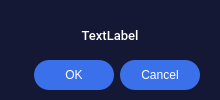
<?xml version="1.0" encoding="UTF-8"?>
<ui version="4.0">
 <class>Dialog</class>
 <widget class="QDialog" name="Dialog">
  <property name="geometry">
   <rect>
    <x>0</x>
    <y>0</y>
    <width>220</width>
    <height>100</height>
   </rect>
  </property>
  <property name="windowTitle">
   <string>Dialog</string>
  </property>
  <property name="styleSheet">
   <string notr="true">QDialog {background-color: #151834;}
QLabel { color: #fff}
QPushButton {background-color: #151834;
width: 80px;
height: 30px;
background-color: #3b70eb;
color: #fff;
	font: 57 11pt &quot;Roboto Medium&quot;;
border-radius: 15px;}</string>
  </property>
  <widget class="QDialogButtonBox" name="buttonBox">
   <property name="geometry">
    <rect>
     <x>0</x>
     <y>60</y>
     <width>200</width>
     <height>30</height>
    </rect>
   </property>
   <property name="font">
    <font>
     <family>Roboto</family>
     <pointsize>11</pointsize>
     <weight>75</weight>
     <bold>true</bold>
    </font>
   </property>
   <property name="orientation">
    <enum>Qt::Horizontal</enum>
   </property>
   <property name="standardButtons">
    <set>QDialogButtonBox::Cancel|QDialogButtonBox::Ok</set>
   </property>
  </widget>
  <widget class="QLabel" name="label">
   <property name="geometry">
    <rect>
     <x>10</x>
     <y>10</y>
     <width>200</width>
     <height>50</height>
    </rect>
   </property>
   <property name="font">
    <font>
     <family>Roboto Medium</family>
     <pointsize>10</pointsize>
    </font>
   </property>
   <property name="styleSheet">
    <string notr="true"/>
   </property>
   <property name="text">
    <string>TextLabel</string>
   </property>
   <property name="alignment">
    <set>Qt::AlignCenter</set>
   </property>
  </widget>
 </widget>
 <resources/>
 <connections>
  <connection>
   <sender>buttonBox</sender>
   <signal>accepted()</signal>
   <receiver>Dialog</receiver>
   <slot>accept()</slot>
   <hints>
    <hint type="sourcelabel">
     <x>248</x>
     <y>254</y>
    </hint>
    <hint type="destinationlabel">
     <x>157</x>
     <y>274</y>
    </hint>
   </hints>
  </connection>
  <connection>
   <sender>buttonBox</sender>
   <signal>rejected()</signal>
   <receiver>Dialog</receiver>
   <slot>reject()</slot>
   <hints>
    <hint type="sourcelabel">
     <x>316</x>
     <y>260</y>
    </hint>
    <hint type="destinationlabel">
     <x>286</x>
     <y>274</y>
    </hint>
   </hints>
  </connection>
 </connections>
</ui>
